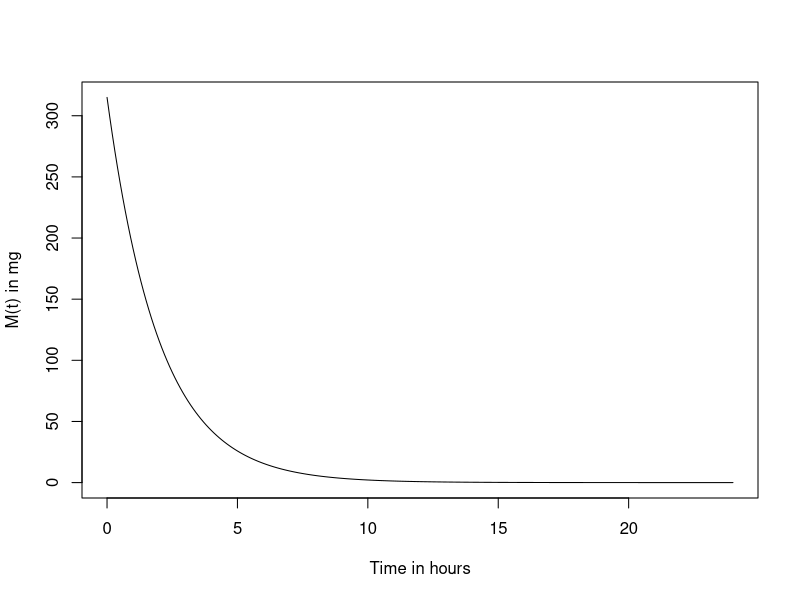
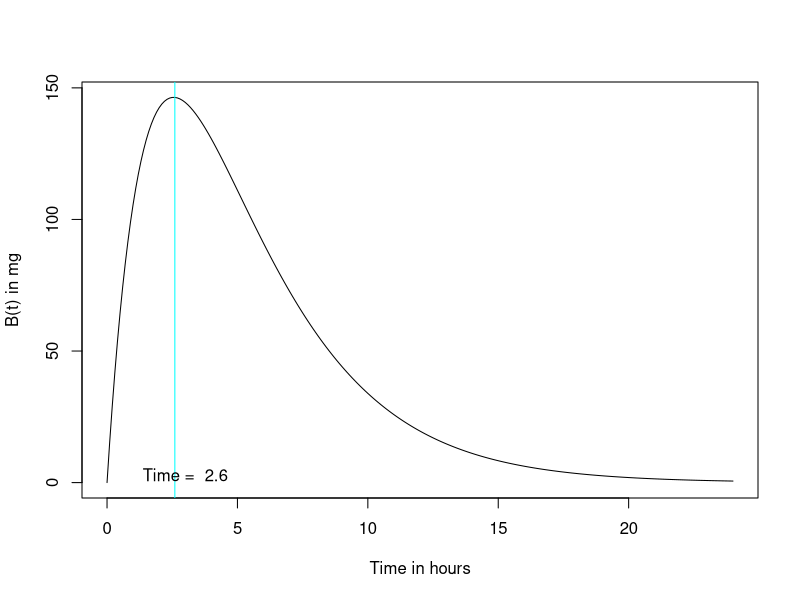
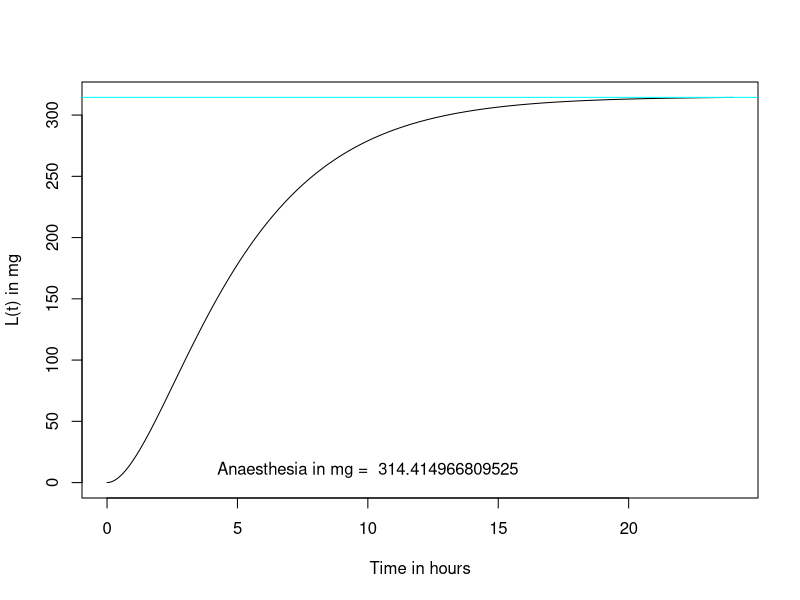

Generate these figures, in order, with R:
## Equations For Amount of Anaesthesia in Muscle, Blood, Liver
# Muscle:
# dM/dt = -e*M

# Blood:
# dB/dt = e*M - c*B

# Liver:
# dL/dt = c*B - delta*L

library(deSolve)

# Define anaesthesia model function with time, initial values, parameters

ana = function(t, init, para){
  M <- init[1]
  B <- init[2]
  L <- init[3]
  e <- para[1]
  c <- para[2]
  delta <- para[3]
  dM <- -e*M # dM here refers to dM/dt
  dB <- e*M - c*B # dB here refers to dB/dt
  dL <- c*B - delta*L # dL here refers to dL/dt
  list(c(dM, dB, dL)) # function automatically returns dM, dB, dL as a list
}

# Give initial value - M(0), B(0), L(0) in mg
init <- c(M = 315, B = 0, L = 0)

# Give parameter values - e, c, delta - rates per hour
para <- c(e = 0.5, c = 0.3, delta = 0.4)

# Time range for solution - in hours
t <- seq(0, 24, 0.1)

## Part a
# Calling ODE function
out <- ode(y = init, times = t, func = ana, parms = para)

# Plotting solution for muscle
plot(out[,1], out[,2], type = "l", xlab = "Time in hours", ylab = "M(t) in mg")

# Plotting solution for blood
plot(out[,1], out[,3], type = "l", xlab = "Time in hours", ylab = "B(t) in mg")

## Part b
# Time when half of injected amount into muscle goes to blood
# i.e., B(t) = M(0)/2 so find t
Bt = init[1]/2

vals = out[,3] <= Bt # logical vector
Bt_all = out[,3] # contains all values of B(t)
Bt_all <- Bt_all[vals] # selects only those values of B(t) which are <= M(0)/2

Bt = max(Bt_all)
entry = out[out[,3]==Bt,]

## Shortcut to above steps
# B_amnt = max(out[which(out[,3] <= (init[1]/2)),3])
# half_time = out[which(out[,3] == B_amnt),1]

abline(v = entry[1], col = "cyan") # v for vertical line
text(3,3, paste("Time = ", entry[1]))

# Part c: Plotting solution for liver - When delta tends to 0
model2 = function(t, init, para2){
  e = para2[1]
  c = para2[2]
  d = para2[3]
  
  M = init[1]
  B = init[2]
  L = init[3]
  
  dM = -e * M
  dB = (e * M) - (c * B)
  dL = (c * B) - (d * L)
  
  list(c(dM, dB, dL))
}
para2 = c(e = 0.5, c = 0.3, d = 0.000000000001) # e, c, d
out2 = ode(t = t, y = init, func = model2, parms = para2)

# Plot liver levels
plot(out2[,1], out2[,4], xlab = "Time in hours", ylab = "L(t) in mg", type = "l")

Lt = max(out2[,4])

abline(h = Lt, col = "cyan") # h for horizontal line
text(10,10, paste("Anaesthesia in mg = ", Lt))
